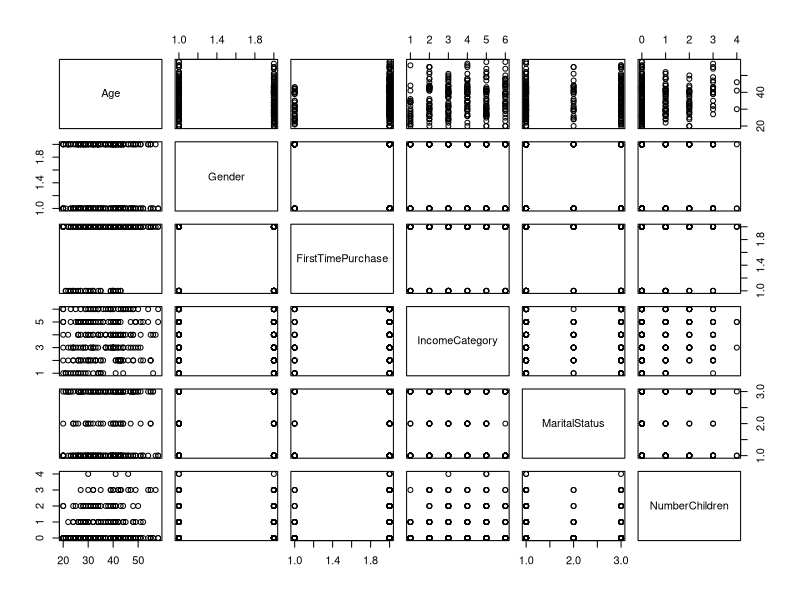
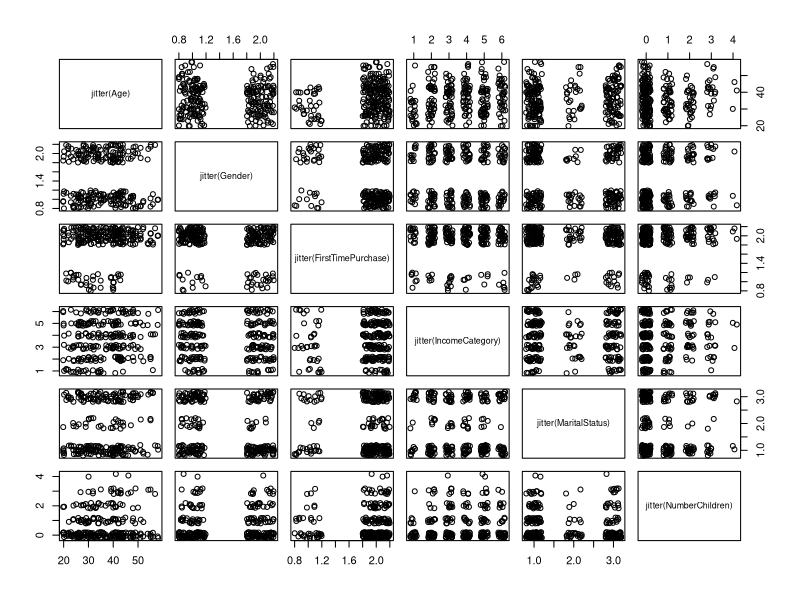
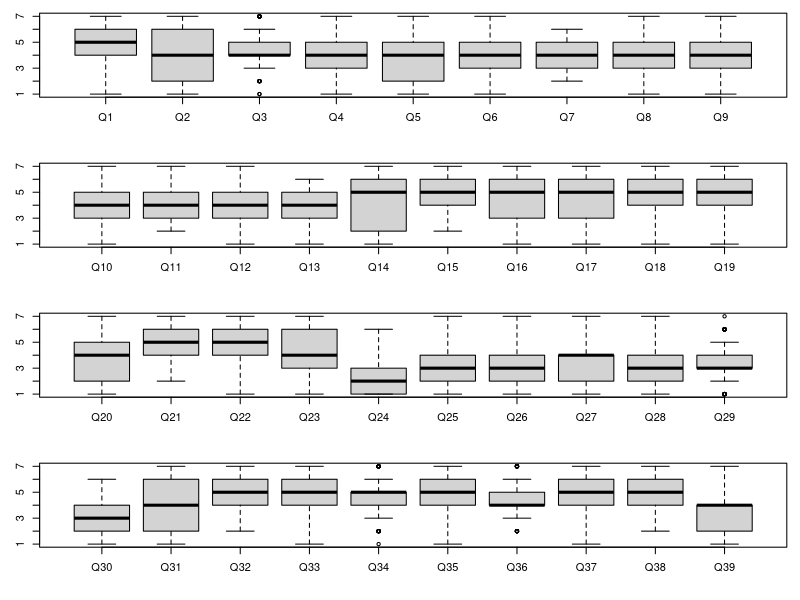
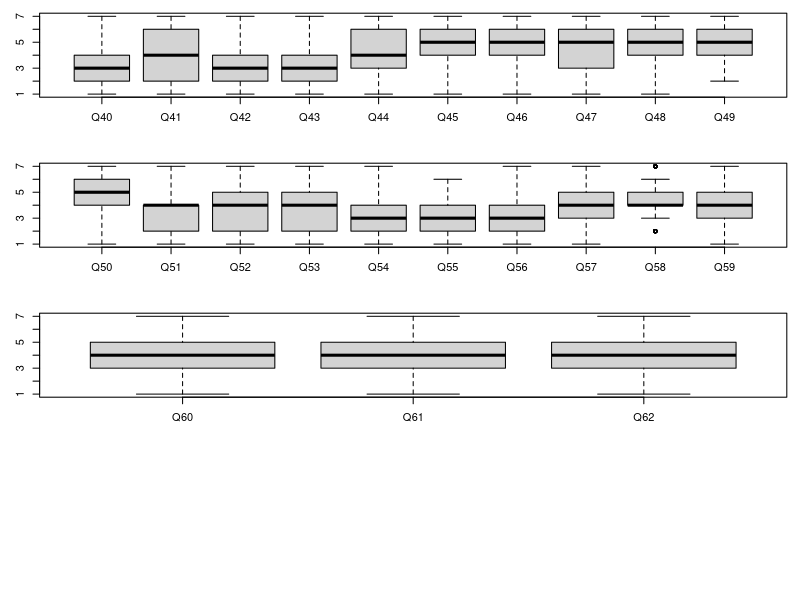
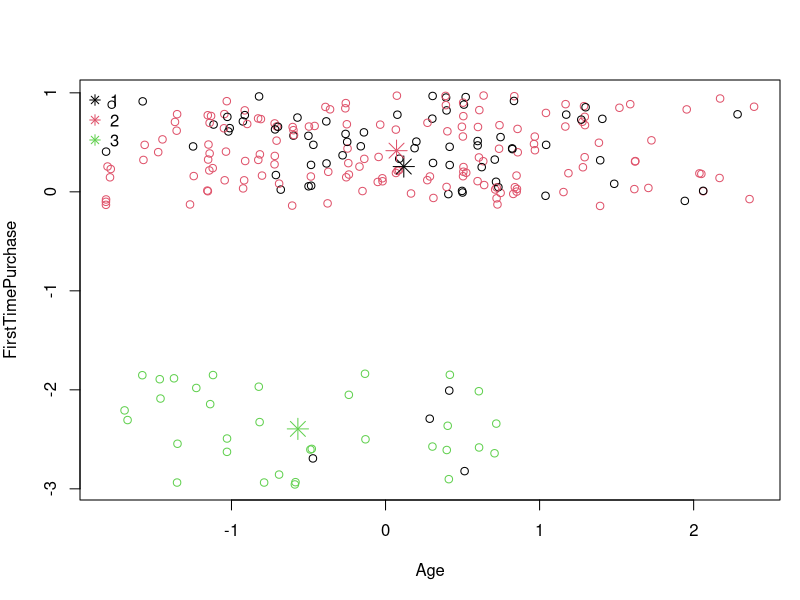
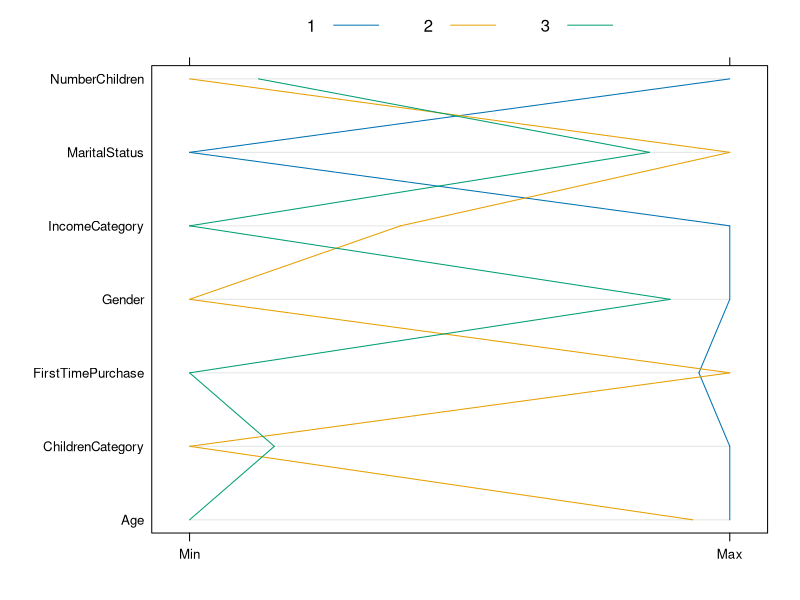
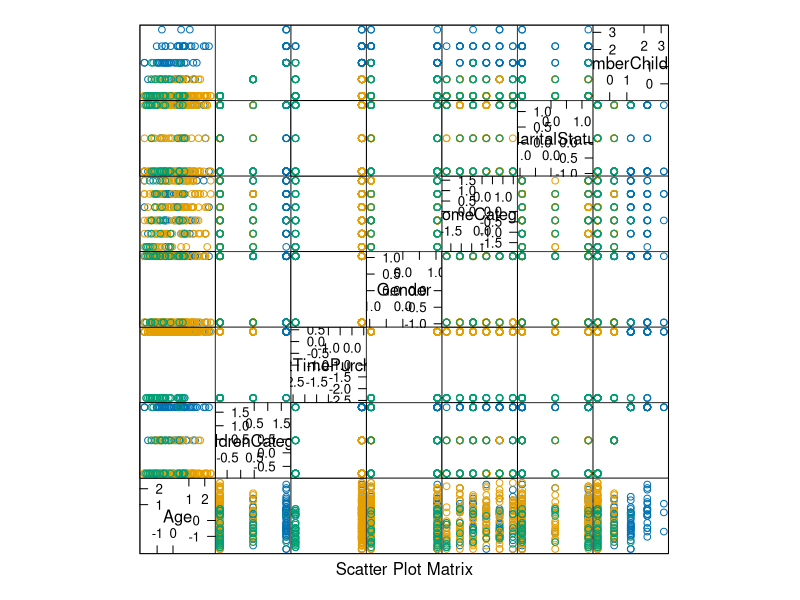
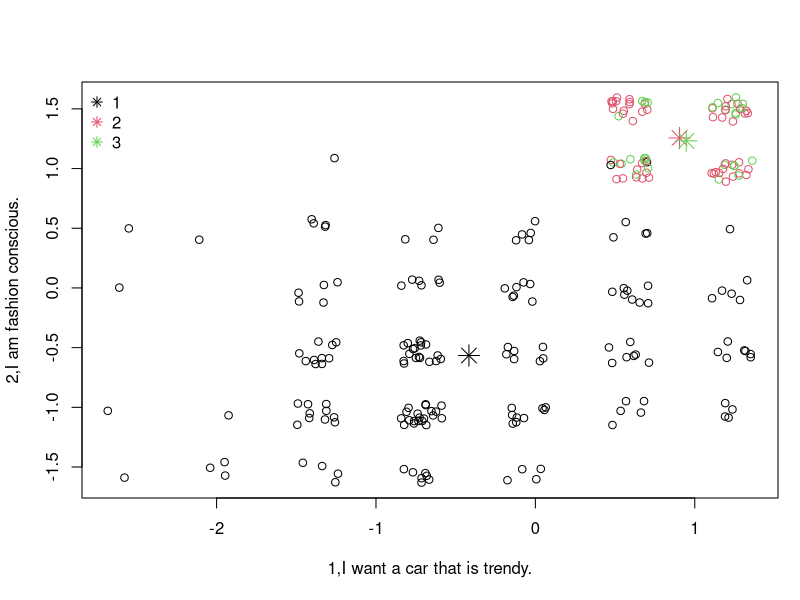

Here is the R script that generated these plots, in order:
###############################################################################
### Script: FordKa_Analysis.R
### Version: 1.0
### Copyright: (c) 2024 by Alan Montgomery. Distributed using license CC BY-NC 4.0
###   To view this license see https://creativecommons.org/licenses/by-nc/4.0/
### Notes:
###   R script to create customer segments for ford ka using k-Means
###   Requires the excel spreadsheet with the data (FordKaData.xlsx).
###   This script creates clusters using both the psycographic and demographic
###   datasets using k-means analysis with 3 clusters.  You should consider
###   different settings of k and may want to consider different sets of
###   transformations of the input variables.
### Input Files:
###   FordKaData.xlsx          Excel dataset
### Output Files:
###   FordKa_Results.xlsx      Tables from the cluster analyses
### Variables:
###   df_forddemo              Demographic data (data frame)
###   df_fordpsyc              Psycholographic data (data frame)
###   df_fordquest             Psychographic questionnaire data (data frame)
###   df_ford                  Main dataset (data frame)
###   df_fordStd               Main dataset in standardized form (data frame)
###   cvec_fordquest           Truncated psychographic questionnaire data (character vector) 
###   cvec_qlist               Question list (character vector)
###   nvec_qlistShort          Short question list (numerical vector)
###   cvec_qlistShort          Short question list (character vector)
###   cvec_qnameShort          Short question name (character vector)
###   cvec_qdlist              Question - demographic list (character vector)
###   nvec_qdlist              Question - demographic list (numerical vector)
###############################################################################



###############################################################################
### setup the environment
###############################################################################

# load in additional packages to extend R functionality
if (!require(lattice)) { install.packages("lattice"); library(lattice) }
if (!require(gplots)) { install.packages("gplots"); library(gplots) }
if (!require(ggplot2)) { install.packages("ggplot2"); library(ggplot2) }
if (!require(reshape2)) { install.packages("reshape2"); library(reshape2) }
if (!require(openxlsx)) { install.packages("openxlsx"); library(openxlsx) }

# set to working directory of script (assumes data in same directory as script)
#setwd(dirname(rstudioapi::getActiveDocumentContext()$path))  # only works in Rstudio scripts
# alternatively set the working directory manually
setwd("~/Documents/class/analytical marketing/cases/ford ka/data")



###############################################################################
### input data
###############################################################################

# read data from excel spreadsheet
df_forddemo <- read.xlsx("FordKaData.xlsx", sheet = "Demographic Data", startRow = 7, cols = 2:10)
df_fordpsyc <- read.xlsx("FordKaData.xlsx", sheet = "Psychographic Data", startRow = 7, cols = 2:63)
df_fordquest <- read.xlsx("FordKaData.xlsx", sheet = "Psychographic questionnaire", startRow = 7, cols = 2)

# create a new dataframe with both demogrpahic and psychographic data
df_ford <- cbind(df_forddemo, df_fordpsyc)

# transform the data to make it easier to use
df_fordquest <- paste0(1:62, ",", df_fordquest$Statement) # convert the question list into a character string to make it easier to work with
cvec_fordquest <- strtrim(df_fordquest, 30) # truncate the strings to the first 30 characters since some questions are quite long

# create some lists of variables which we will use later in the script
( cvec_qlist <- paste0("Q", 1:62) ) # create sequence of strings like Q1, ... Q62
# create a short list of psychographic questions to use later
nvec_qlistShort <- c(30, 57, 53, 1, 4, 12) # short list of questions
cvec_qlistShort <- paste0("Q", nvec_qlistShort) # append Q in front of the numbers to generate a list of questions to match variable names
cvec_qnameShort <- strtrim(df_fordquest[nvec_qlistShort], 30) # the first 30 characters of the strings

# create new standardized datasets using the scale function (set the mean of the new variable to 0 and stddev to 1)
df_fordStd <- scale(df_ford)



###############################################################################
### exploratory analysis of the data
###############################################################################

# check the structure of the data
str(df_ford)

# descriptive statistics for all the variables
summary(df_ford)

# to print an individual variable, enter it by itself
df_ford$Age

# create tables to describe the data
xtabs(~Age, data = df_ford)
xtabs(~AgeCategory, data = df_ford)
xtabs(~ChildrenCategory, data = df_ford)
xtabs(~FirstTimePurchase, data = df_ford)
xtabs(~Gender, data = df_ford)
xtabs(~IncomeCategory, data = df_ford)
xtabs(~MaritalStatus, data = df_ford)
xtabs(~NumberChildren, data = df_ford) 
xtabs(~PreferenceGroup, data = df_ford)

# to see the relationship between two variables do a cross-tab
xtabs(~ FirstTimePurchase + IncomeCategory, data = df_ford)

# let's plot all pairs of data in a matrix plot
pairs(~ Age + Gender + FirstTimePurchase + IncomeCategory + MaritalStatus + NumberChildren, data = df_ford)
pairs(~ jitter(Age) + jitter(Gender) + jitter(FirstTimePurchase)
  + jitter(IncomeCategory) + jitter(MaritalStatus) + jitter(NumberChildren), data = df_ford)

# create boxplots of the questions
# notice that instead of accessing entering each variable as ford$Q1 
# we instead use the format ford[,"Q1"], 
# R understands that we want the column of the object ford named Q1
# in this example we will refer to a list of ten questions
par(mfrow = c(4, 1), mar = c(4, 3, 1, 1))
boxplot(df_ford[, c("Q1", "Q2", "Q3", "Q4", "Q5", "Q6", "Q7", "Q8", "Q9")])
boxplot(df_ford[, c("Q10", "Q11", "Q12", "Q13", "Q14", "Q15", "Q16", "Q17", "Q18", "Q19")])
boxplot(df_ford[, c("Q20", "Q21", "Q22", "Q23", "Q24", "Q25", "Q26", "Q27", "Q28", "Q29")])
boxplot(df_ford[, c("Q30", "Q31", "Q32", "Q33", "Q34", "Q35", "Q36", "Q37", "Q38", "Q39")])
boxplot(df_ford[, c("Q40", "Q41", "Q42", "Q43", "Q44", "Q45", "Q46", "Q47", "Q48", "Q49")])
boxplot(df_ford[, c("Q50", "Q51", "Q52", "Q53", "Q54", "Q55", "Q56", "Q57", "Q58", "Q59")])
boxplot(df_ford[, c("Q60", "Q61", "Q62")])



###############################################################################
### first cluster analysis with demographics
###############################################################################

# set the random number seed so the samples will be the same if regenerated
set.seed(1248765792)

# compute a k-means cluster with k=3 using just demographics
# notice that we omit PreferenceGroup from the list, 
# since we want to use this variable for PreferenceGroup
cvec_qdlist <- c("Age", "ChildrenCategory", "FirstTimePurchase", "Gender", "IncomeCategory", "MaritalStatus", "NumberChildren")
nvec_qdlist <- match(cvec_qdlist, colnames(df_fordStd)) # numeric positions of variables
( grpB <- kmeans(df_fordStd[, cvec_qdlist], centers = 3) ) # !! change =3 to other values of k !!
# !! hint: try computing scree graph, see the _Extra script !!

# plot the solutions against Age and FirstTimePurchase
# since the data is categorical most of the plots will overlay one another,
# so instead we jitter the points -- which adds a small random number to each
par(mfrow = c(1, 1), mar = c(5, 4, 4, 1))
plot(jitter(df_fordStd[, "Age"]), jitter(df_fordStd[, "FirstTimePurchase"]), xlab = "Age", ylab = "FirstTimePurchase", col = grpB$cluster)
points(grpB$centers[, c("Age", "FirstTimePurchase")], col = 1:3, pch = 8, cex = 2)
legend("topleft", pch = 8, bty = "n", col = 1:3, c("1", "2", "3"))

# compare the cluster solutions with the PreferenceGroup
xtabs(~ df_ford$PreferenceGroup + grpB$cluster)

# summarize the centroids
grpBcenter <- t(grpB$centers) # create variable with the transpose of the centroids
rownames(grpBcenter) <- cvec_qdlist # add the demographic labels
print(grpBcenter) # print the centroid values for each question
parallelplot(t(grpBcenter), auto.key = list(text = c("1", "2", "3"), space = "top", columns = 3, lines = T)) # create a parallel plot to visualize the centroid values
splom(~ jitter(df_fordStd[, cvec_qdlist]), groups = grpB$cluster) # matrix scatter plot with clusters identified



###############################################################################
## second cluster analysis with psychographics
###############################################################################

# set the random number seed so the samples will be the same if regenerated
set.seed(1248765792)

# compute a k-means cluster with k=3 using just the psychographics
(grpA <- kmeans(df_fordStd[, cvec_qlist], centers = 3)) # !! change =3 to other values of k !!
# !! hint: try computing scree graph, see the _Extra script !!

# plot the solutions against the Q1 and Q2
# since the data is categorical most of the plots will overlay one another,
# so instead we jitter the points -- which adds a small random number to each
# !! hint: try other questions !!
par(mfrow = c(1, 1), mar = c(5, 4, 4, 1) + .1)
plot(jitter(df_fordStd[, "Q1"]), jitter(df_fordStd[, "Q2"]), xlab = df_fordquest[1], ylab = df_fordquest[2], col = grpA$cluster)
points(grpA$centers[, c("Q1", "Q2")], col = 1:3, pch = 8, cex = 2)
legend("topleft", pch = 8, bty = "n", col = 1:3, c("1", "2", "3"))

# compare the cluster solutions with the PreferenceGroup
xtabs(~ df_ford$PreferenceGroup + grpA$cluster)

# summarize the centroids
grpAcenter <- t(grpA$centers) # create variable with the transpose of the centroids
rownames(grpAcenter) <- cvec_fordquest # add the question names
print(grpAcenter) # print the centroid values for each question
parallelplot(t(grpAcenter), auto.key = list(text = c("1", "2", "3"), space = "top", columns = 3, lines = T)) # create a parallel plot to visualize the centroid values
parallelplot(t(grpAcenter[nvec_qlistShort, ]), auto.key = list(text = c("1", "2", "3"), space = "top", columns = 3, lines = T)) # a parallel plot with just a few questions



###############################################################################
### save results
###############################################################################

# to save the data to an Excel spreadsheet (one sheet with the centroids and another with cluster assignments)
write.xlsx(list('A Centroids'=grpA$centers, 'A Assignment'=grpA$cluster,
  'B Centroids'=grpB$centers, 'B Assignment'=grpB$cluster),
  file = "FordKa_Results.xlsx", colnames = T, rownames = T, overwrite = T)
